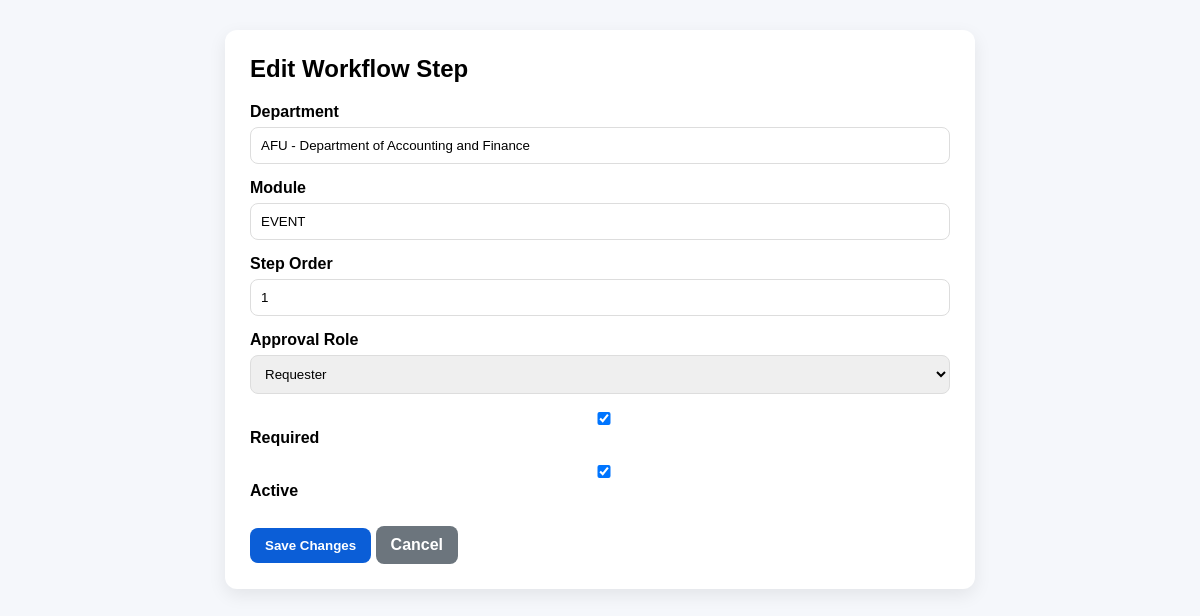
Page /workflow/edit/10/ (signed in) on the committed database.
### permits/models.py (models this page shows, shortened)
class DepartmentApprovalWorkflow(models.Model):
    MODULE_CHOICES = [
        ("PERMIT", "Permit"),
        ("TASK", "Task"),
        ("FINANCE", "Finance"),
        ("EVENT", "Event Management"),
    ]
    department = models.ForeignKey(
        Department,
        on_delete=models.CASCADE,
        related_name="approval_workflows"
    )
    module = models.CharField(max_length=30, choices=MODULE_CHOICES)
    step_order = models.PositiveIntegerField()
    approval_role = models.ForeignKey(
        ApprovalRole,
        on_delete=models.CASCADE,
        related_name="workflow_steps"
    )
    is_required = models.BooleanField(default=True)
    is_active = models.BooleanField(default=True)
    class Meta:
        ordering = ["department__code", "module", "step_order"]
        unique_together = ("department", "module", "step_order")

class Department(models.Model):
    name = models.CharField(max_length=200, unique=True)
    code = models.CharField(max_length=20, unique=True)
    has_units = models.BooleanField(default=False)
    is_active = models.BooleanField(default=True)
    class Meta:
        ordering = ["code"]

class ApprovalRole(models.Model):
    code = models.CharField(max_length=50, unique=True)
    name = models.CharField(max_length=100)
    is_active = models.BooleanField(default=True)
    class Meta:
        ordering = ["code"]

### workflow/views.py (the view, shortened to what this page needs)
# urls.py: path("edit/<int:workflow_id>/", views.workflow_edit, name="workflow_edit"),
@login_required
def workflow_edit(request, workflow_id):
    if not _is_admin(request.user):
        return HttpResponseForbidden("Not allowed.")
    workflow = get_object_or_404(DepartmentApprovalWorkflow, pk=workflow_id)
    return render(request, "workflow/workflow_edit.html", {
        "workflow": workflow,
        "approval_roles": ApprovalRole.objects.filter(is_active=True).order_by("code"),
    })

### workflow/views.py (called while the page is built)
def _is_admin(user):
    if user.is_superuser:
        return True
    profile = getattr(user, "profile", None)
    return bool(profile and profile.role == "ADMIN")

### workflow/templates/workflow/workflow_edit.html (shortened to what this page needs)
<!DOCTYPE html>
<html>
<head>
</head>
<body>
<div class="card">
<h2>Edit Workflow Step</h2>
<form method="post">
<label>Department</label>
<input
type="text"
value="{{ workflow.department.code }} - {{ workflow.department.name }}"
readonly>
<label>Module</label>
<input
type="text"
value="{{ workflow.module }}"
readonly>
<label>Step Order</label>
<input
type="number"
name="step_order"
value="{{ workflow.step_order }}"
required>
<label>Approval Role</label>
<select name="approval_role">
{% for role in approval_roles %}
<option
value="{{ role.id }}"
{% if workflow.approval_role.id == role.id %}
selected
{% endif %}
>
{{ role.name }}
</option>
{% endfor %}
</select>
<div class="checkbox">
<label>
<input
type="checkbox"
name="is_required"
{% if workflow.is_required %}checked{% endif %}>
Required
</label>
</div>
<div class="checkbox">
<label>
<input
type="checkbox"
name="is_active"
{% if workflow.is_active %}checked{% endif %}>
Active
</label>
</div>
<button
type="submit"
class="btn">
Save Changes
</button>
<a
href="{% url 'workflow_list' %}"
class="btn btn-secondary">
Cancel
</a>
</form>
</div>
</body>
</html>

### workflow/templates/workflow/workflow_edit.html (style rules this page uses)
body { font-family:Arial,sans-serif; background:#f5f7fb; margin:0; padding:30px; }
.card { background:#fff; max-width:700px; margin:auto; padding:25px; border-radius:12px; box-shadow:0 6px 18px rgba(0,0,0,.08); }
h2 { margin-top:0; }
label { display:block; margin-top:15px; margin-bottom:6px; font-weight:bold; }
input, select { width:100%; padding:10px; border:1px solid #ddd; border-radius:8px; box-sizing:border-box; }
.checkbox { margin-top:12px; }
.btn { display:inline-block; margin-top:20px; padding:10px 15px; border:none; border-radius:8px; text-decoration:none; cursor:pointer; font-weight:bold; color:#fff; background:#0b5ed7; }
.btn-secondary { background:#6c757d; }

### rows in the picture
DepartmentApprovalWorkflow: department.code "AFU - Department of Accounting and Finance", module "EVENT", step_order "1", approval_role "Requester", is_required "☑", is_active "☑"
